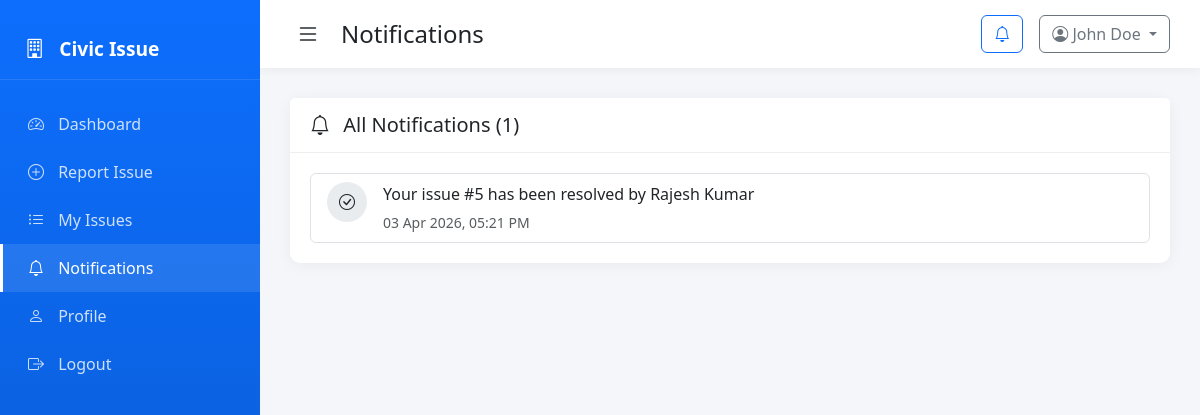
Page /citizen/notifications.php (signed in) on the committed database.
### tables this page shows
CREATE TABLE users (
    id INT AUTO_INCREMENT PRIMARY KEY,
    full_name VARCHAR(100) NOT NULL,
    email VARCHAR(150) NOT NULL UNIQUE,
    phone VARCHAR(20),
    password VARCHAR(255) NOT NULL,
    role ENUM('citizen', 'solver', 'admin') NOT NULL,
    address VARCHAR(255),
    city VARCHAR(100),
    profile_pic VARCHAR(255),
    is_active TINYINT(1) DEFAULT 1,
    created_at TIMESTAMP DEFAULT CURRENT_TIMESTAMP
);

CREATE TABLE notifications (
    id INT AUTO_INCREMENT PRIMARY KEY,
    user_id INT NOT NULL,
    issue_id INT,
    message TEXT NOT NULL,
    type ENUM('assigned', 'in_progress', 'resolved', 'feedback') NOT NULL,
    is_read TINYINT(1) DEFAULT 0,
    created_at TIMESTAMP DEFAULT CURRENT_TIMESTAMP,
    FOREIGN KEY (user_id) REFERENCES users(id) ON DELETE CASCADE,
    FOREIGN KEY (issue_id) REFERENCES issues(id) ON DELETE CASCADE
);

### includes/functions.php (called while the page is built, shortened)
<?php
function sanitize($data) {
    return htmlspecialchars(trim($data), ENT_QUOTES, 'UTF-8');
}
function formatDate($date, $format = 'd M Y, h:i A') {
    return date($format, strtotime($date));
}
function getUserById($pdo, $userId) {
    $stmt = $pdo->prepare("SELECT * FROM users WHERE id = ?");
    $stmt->execute([$userId]);
    return $stmt->fetch();
}

### citizen/notifications.php (the view, shortened to what this page needs)
<?php
require_once __DIR__ . '/../includes/db.php';
require_once __DIR__ . '/../includes/functions.php';
$userId = $_SESSION['user_id'];
$user = getUserById($pdo, $userId);
$stmt = $pdo->prepare("SELECT * FROM notifications WHERE user_id = ? ORDER BY created_at DESC");
$stmt->execute([$userId]);
$notifications = $stmt->fetchAll();
$unreadCount = getUnreadNotificationsCount($pdo, $userId);
?>
<!DOCTYPE html>
<html lang="en">
<head>
    <link href="https://cdn.jsdelivr.net/npm/bootstrap@5.3.0/dist/css/bootstrap.min.css" rel="stylesheet">
    <link href="https://cdn.jsdelivr.net/npm/bootstrap-icons@1.10.0/font/bootstrap-icons.css" rel="stylesheet">
    <link rel="stylesheet" href="../assets/css/style.css">
</head>
<body>
    <div class="sidebar">
        <div class="sidebar-header">
            <i class="bi bi-building"></i> Civic Issue
        </div>
        <nav>
            <a href="dashboard.php"><i class="bi bi-speedometer2"></i> Dashboard</a>
            <a href="report-issue.php"><i class="bi bi-plus-circle"></i> Report Issue</a>
            <a href="my-issues.php"><i class="bi bi-list-ul"></i> My Issues</a>
            <a href="notifications.php" class="active"><i class="bi bi-bell"></i> Notifications <?php if ($unreadCount > 0): ?><span class="badge"><?= $unreadCount ?></span><?php endif; ?></a>
            <a href="profile.php"><i class="bi bi-person"></i> Profile</a>
            <a href="logout.php"><i class="bi bi-box-arrow-right"></i> Logout</a>
        </nav>
    </div>
    <div class="main-content">
        <header class="top-bar">
            <button class="btn-toggle" onclick="toggleSidebar()">
                <i class="bi bi-list"></i>
            </button>
            <h4>Notifications</h4>
            <div class="ms-auto d-flex align-items-center gap-3">
                <div class="dropdown">
                    <button class="btn btn-outline-primary position-relative" data-bs-toggle="dropdown">
                        <i class="bi bi-bell"></i>
                    </button>
                </div>
                <div class="dropdown">
                    <button class="btn btn-outline-secondary dropdown-toggle" data-bs-toggle="dropdown">
                        <i class="bi bi-person-circle"></i> <?= sanitize($user['full_name']) ?>
                    </button>
                </div>
            </div>
        </header>
        <main class="content">
            <div class="card">
                <div class="card-header d-flex justify-content-between align-items-center">
                    <h5><i class="bi bi-bell"></i> All Notifications (<?= count($notifications) ?>)</h5>
                </div>
                <div class="card-body">
                    <?php if (empty($notifications)): ?>
                        <p class="text-muted text-center py-4">No notifications yet.</p>
                    <?php else: ?>
                        <div class="list-group">
                            <?php foreach ($notifications as $notif): ?>
                                <?php
                                $link = $notif['issue_id'] ? "issue-detail.php?id={$notif['issue_id']}" : '#';
                                $iconClass = ['assigned' => 'bi-person-plus', 'in_progress' => 'bi-arrow-repeat', 'resolved' => 'bi-check-circle', 'feedback' => 'bi-star'][$notif['type']] ?? 'bi-bell';
                                ?>
                                <a href="<?= $link ?>" class="list-group-item list-group-item-action <?= !$notif['is_read'] ? 'bg-light' : '' ?>">
                                    <div class="d-flex w-100 justify-content-between align-items-start">
                                        <div class="d-flex align-items-start gap-3">
                                            <div class="notification-icon">
                                                <i class="bi <?= $iconClass ?>"></i>
                                            </div>
                                            <div>
                                                <p class="mb-1"><?= sanitize($notif['message']) ?></p>
                                                <small class="text-muted"><?= formatDate($notif['created_at']) ?></small>
                                            </div>
                                        </div>
                                    </div>
                                </a>
                            <?php endforeach; ?>
                        </div>
                    <?php endif; ?>
                </div>
            </div>
        </main>
    </div>
</body>
</html>

### assets/css/style.css (style rules this page uses)
:root { --primary: #0d6efd; --secondary: #6c757d; --success: #198754; --warning: #ffc107; --danger: #dc3545; --purple: #6f42c1; --light: #f8f9fa; --dark: #212529; }
body { font-family: 'Segoe UI', Tahoma, Geneva, Verdana, sans-serif; background: #f5f6fa; overflow-x: hidden; }
.sidebar { width: 260px; height: 100vh; background: linear-gradient(180deg, var(--primary) 0%, #0a58ca 100%); position: fixed; left: 0; top: 0; padding-top: 20px; transition: all 0.3s; z-index: 1000; }
.sidebar-header { padding: 15px 25px; color: white; font-size: 1.2rem; font-weight: 600; border-bottom: 1px solid rgba(255,255,255,0.1); margin-bottom: 20px; }
.sidebar-header i { margin-right: 10px; }
.sidebar nav a { display: block; padding: 12px 25px; color: rgba(255,255,255,0.8); text-decoration: none; transition: all 0.2s; border-left: 3px solid transparent; }
.sidebar nav a:hover, .sidebar nav a.active { background: rgba(255,255,255,0.1); color: white; border-left-color: white; }
.sidebar nav a i { margin-right: 10px; width: 20px; }
.main-content { margin-left: 260px; padding: 0; min-height: 100vh; transition: all 0.3s; }
.top-bar { background: white; padding: 15px 30px; display: flex; align-items: center; box-shadow: 0 2px 10px rgba(0,0,0,0.05); position: sticky; top: 0; z-index: 100; }
.top-bar h4 { margin: 0; color: var(--dark); }
.btn-toggle { background: none; border: none; font-size: 1.5rem; margin-right: 15px; cursor: pointer; color: var(--dark); }
.content { padding: 30px; }
.card { border: none; border-radius: 10px; box-shadow: 0 2px 15px rgba(0,0,0,0.05); margin-bottom: 20px; }
.card-header { background: white; border-bottom: 1px solid #eee; padding: 15px 20px; font-weight: 600; }
.card-header h5 { margin: 0; }
.card-header h5 i { margin-right: 8px; }
.card-body { padding: 20px; }
.btn-outline-primary { color: var(--primary); border-color: var(--primary); }
.notification-icon { width: 40px; height: 40px; border-radius: 50%; background: #e9ecef; display: flex; align-items: center; justify-content: center; flex-shrink: 0; }

### citizen/notifications.php (style rules this page uses)
.notification-icon { width: 40px; height: 40px; border-radius: 50%; background: #e9ecef; display: flex; align-items: center; justify-content: center; flex-shrink: 0; }

### rows in the picture
users: full_name "John Doe"
notifications: message "Your issue #5 has been resolved by Rajesh Kumar", created_at "03 Apr 2026, 05:21 PM"

### other values in the picture
count($notifications) "1"
